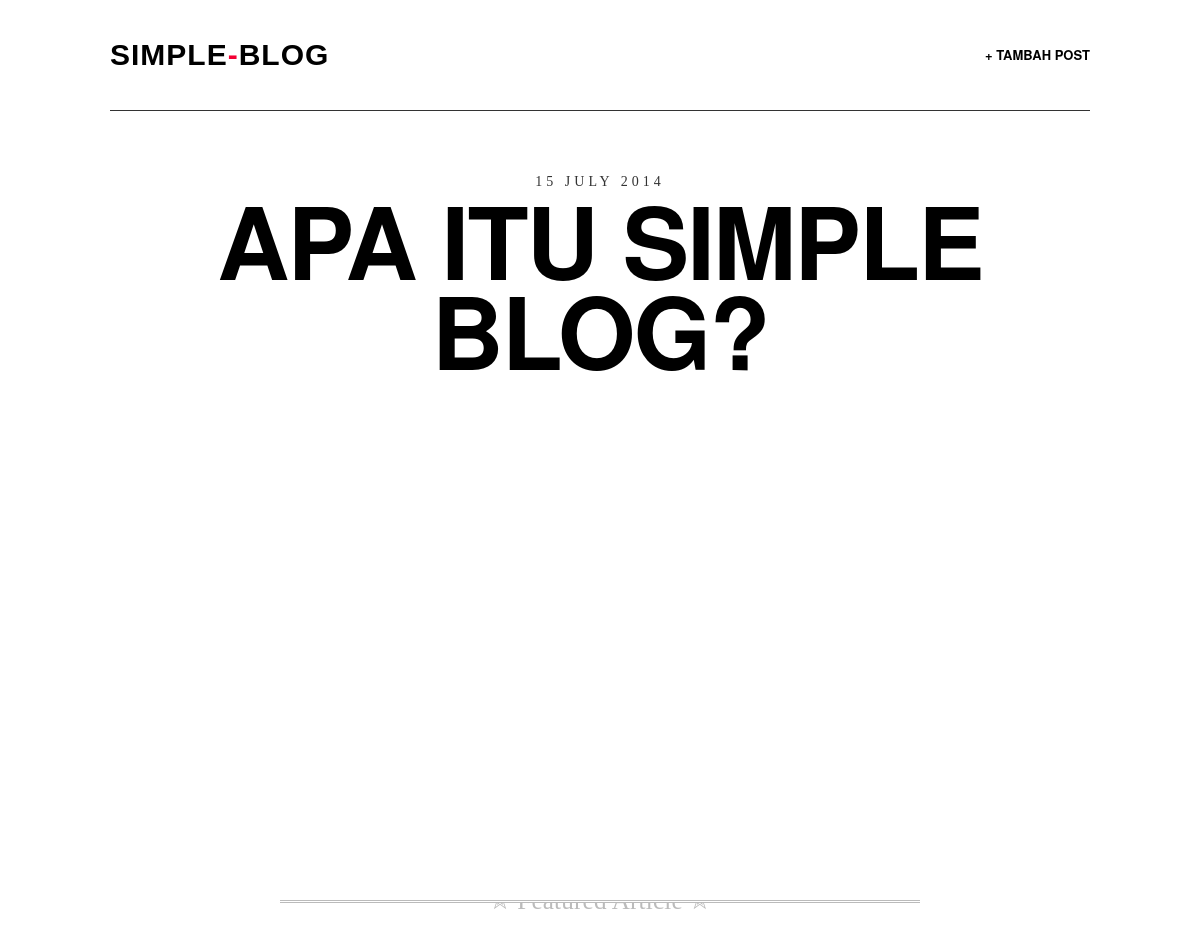
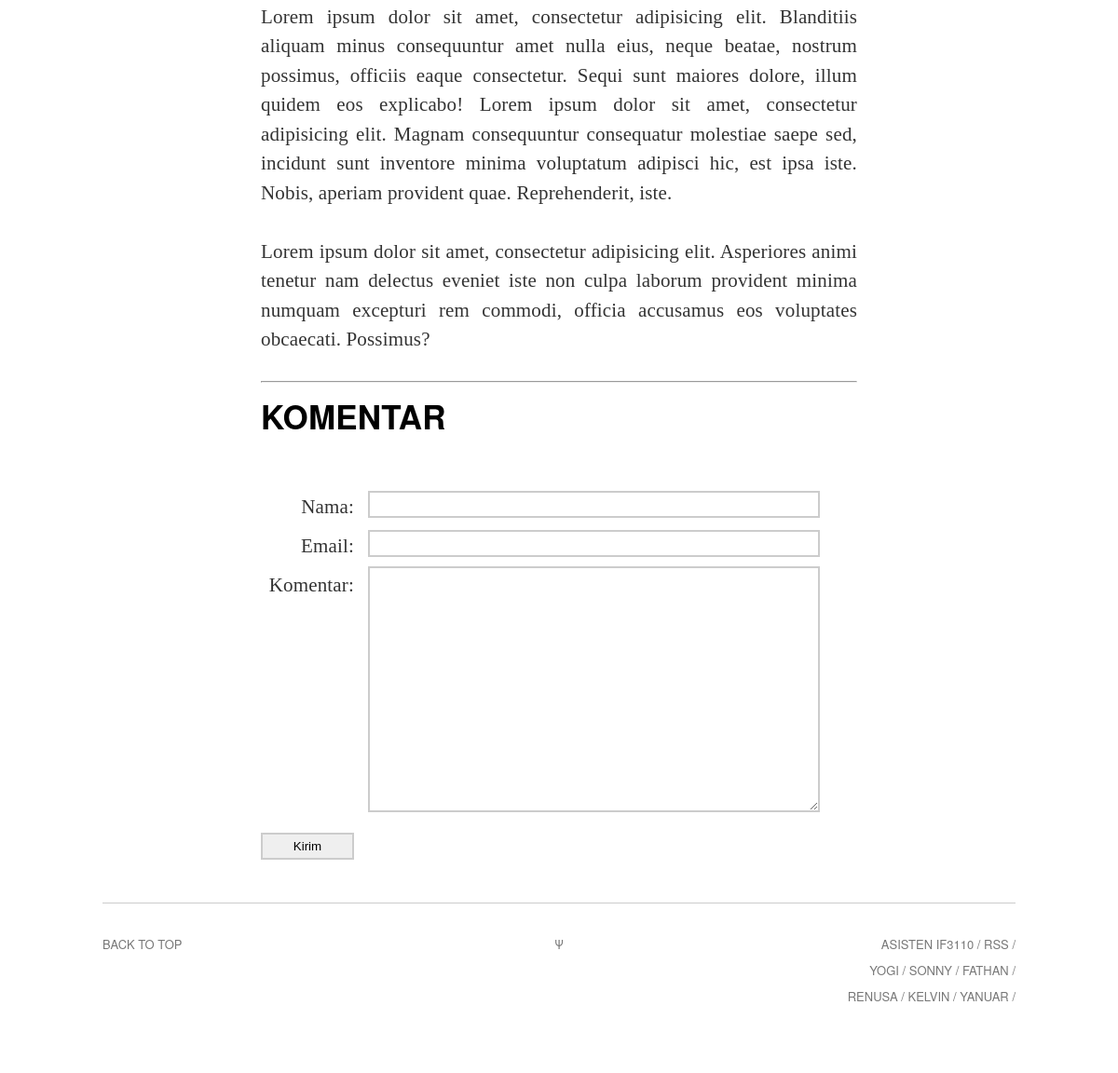
The page /post.php?id=1 on the database its author committed (2 pictures, top to bottom).
### tables this page shows
CREATE TABLE IF NOT EXISTS `listpost` (
  `Idx` int(11) NOT NULL AUTO_INCREMENT,
  `Judul` text NOT NULL,
  `Tanggal` date NOT NULL,
  `Konten` longtext NOT NULL,
  PRIMARY KEY (`Idx`)
);

### post.php (the view, shortened to what this page needs)
<?php
$db_post = mysqli_connect('localhost','root', "", 'simpleblog');
$id = $_GET["id"];
$query = "SELECT * FROM `listpost` WHERE Idx=".$id."";
$results = mysqli_query($db_post, $query);
$result = $results->fetch_assoc();
$judul_post = $result['Judul'];
$tanggal_post = DateTime::createFromFormat('Y-m-d',$result['Tanggal'])->format('j F Y');
$konten_post = $result['Konten'];
echo "
<!DOCTYPE html>
<html>
<head>
<meta charset=\"utf-8\">
<meta name=\"viewport\" content=\"width=device-width, initial-scale=1\">
<meta name=\"viewport\" content=\"width=device-width, initial-scale=1, maximum-scale=1\">
<meta name=\"description\" content=\"Deskripsi Blog\">
<meta name=\"author\" content=\"Judul Blog\">
<meta name=\"twitter:card\" content=\"summary\">
<meta name=\"twitter:site\" content=\"omfgitsasalmon\">
<meta name=\"twitter:title\" content=\"Simple Blog\">
<meta name=\"twitter:description\" content=\"Deskripsi Blog\">
<meta name=\"twitter:creator\" content=\"Simple Blog\">
<meta name=\"twitter:image:src\" content=\"{{! TODO: ADD GRAVATAR URL HERE }}\">
<meta property=\"og:type\" content=\"article\">
<meta property=\"og:title\" content=\"Simple Blog\">
<meta property=\"og:description\" content=\"Deskripsi Blog\">
<meta property=\"og:image\" content=\"{{! TODO: ADD GRAVATAR URL HERE }}\">
<meta property=\"og:site_name\" content=\"Simple Blog\">
<link rel=\"stylesheet\" type=\"text/css\" href=\"assets/css/screen.css\" />
<link rel=\"shortcut icon\" type=\"image/x-icon\" href=\"img/favicon.ico\">
<!--[if lt IE 9]>
    <script src=\"http://html5shim.googlecode.com/svn/trunk/html5.js\"></script>
<![endif]-->
<title>Simple Blog | ". $judul_post ."</title>
</head>
<body class=\"default\" onload=\"load_comment()\">
<div class=\"wrapper\">
<nav class=\"nav\">
    <a style=\"border:none;\" id=\"logo\" href=\"index.php\"><h1>Simple<span>-</span>Blog</h1></a>
    <ul class=\"nav-primary\">
        <li><a href=\"new_post.html\">+ Tambah Post</a></li>
    </ul>
</nav>
	";
	echo "
<article class=\"art simple post\">
    <header class=\"art-header\">
        <div class=\"art-header-inner\" style=\"margin-top: 0px; opacity: 1;\">
            <time class=\"art-time\">". $tanggal_post ."</time>
            <h2 class=\"art-title\">". $judul_post ."</h2>
            <p class=\"art-subtitle\"></p>
        </div>
    </header>
    <div class=\"art-body\">
        <div class=\"art-body-inner\">
            <hr class=\"featured-article\" />
            <p>". $konten_post ."</p>
            <hr />
            <h2>Komentar</h2>
            <div id=\"contact-area\">
                <form method=\"post\" onsubmit=\"return submitcomment()\">
					<input type=\"hidden\" name=\"id\" id=\"id\" value=". $id .">
                    <label for=\"Nama\">Nama:</label>
                    <input type=\"text\" name=\"Nama\" id=\"Nama\" required>
                    <label for=\"Email\">Email:</label>
                    <input type=\"text\" name=\"Email\" id=\"Email\" required>
					<span id=\"email-validation\"> </span>
                    <label for=\"Komentar\">Komentar:</label><br>
                    <textarea name=\"Komentar\" rows=\"20\" cols=\"20\" id=\"Komentar\"></textarea>
                    <input type=\"submit\" name=\"submit\" value=\"Kirim\" class=\"submit-button\">
                </form>
            </div>
            <ul id=\"comments\" class=\"art-list-body\">
			</ul>
        </div>
    </div>
</article>
";
echo "
<footer class=\"footer\">
    <div class=\"back-to-top\"><a href=\"\">Back to top</a></div>
    <div class=\"psi\">&Psi;</div>
    <aside class=\"offsite-links\">
        Asisten IF3110 /
        <a class=\"rss-link\" href=\"#rss\">RSS</a> /
        <br>
        <a class=\"twitter-link\" href=\"http://twitter.com/YoGiiSinaga\">Yogi</a> /
        <a class=\"twitter-link\" href=\"http://twitter.com/sonnylazuardi\">Sonny</a> /
        <a class=\"twitter-link\" href=\"http://twitter.com/fathanpranaya\">Fathan</a> /
        <br>
        <a class=\"twitter-link\" href=\"#\">Renusa</a> /
        <a class=\"twitter-link\" href=\"#\">Kelvin</a> /
        <a class=\"twitter-link\" href=\"#\">Yanuar</a> /
    </aside>
</footer>
</div>
<script type=\"text/javascript\" src=\"assets/js/fittext.js\"></script>
<script type=\"text/javascript\" src=\"assets/js/app.js\"></script>
<script type=\"text/javascript\" src=\"assets/js/respond.min.js\"></script>
<script type=\"text/javascript\" src=\"assets/js/komenajax.js\"></script>
<script type=\"text/javascript\">
  var ga_ua = '{{! TODO: ADD GOOGLE ANALYTICS UA HERE }}';
  (function(g,h,o,s,t,z){g.GoogleAnalyticsObject=s;g[s]||(g[s]=
      function(){(g[s].q=g[s].q||[]).push(arguments)});g[s].s=+new Date;
      t=h.createElement(o);z=h.getElementsByTagName(o)[0];
      t.src='//www.google-analytics.com/analytics.js';
      z.parentNode.insertBefore(t,z)}(window,document,'script','ga'));
      ga('create',ga_ua);ga('send','pageview');
</script>
</body>
</html>
";
?>

### rows shown on the page
listpost: Tanggal "15 JULY 2014", Judul "APA ITU SIMPLE BLOG?", Konten "Lorem ipsum dolor sit amet, consectetur adipisicing elit. Blanditiis aliquam minus consequuntur amet nulla eius, neque beatae, nostrum possimus, officiis eaque consectetur. Sequi sunt maiores dolore, illum quidem eos explicabo! Lorem ipsum dolor sit amet, consectetur adipisicing elit. Magnam consequuntur consequatur molestiae saepe sed, incidunt sunt inventore minima voluptatum adipisci hic, est ipsa iste. Nobis, aperiam provident quae. Reprehenderit, iste. Lorem ipsum dolor sit amet, consectetur adipisicing elit. Asperiores animi tenetur nam delectus eveniet iste non culpa laborum provident minima numquam excepturi rem commodi, officia accusamus eos voluptates obcaecati. Possimus?"
